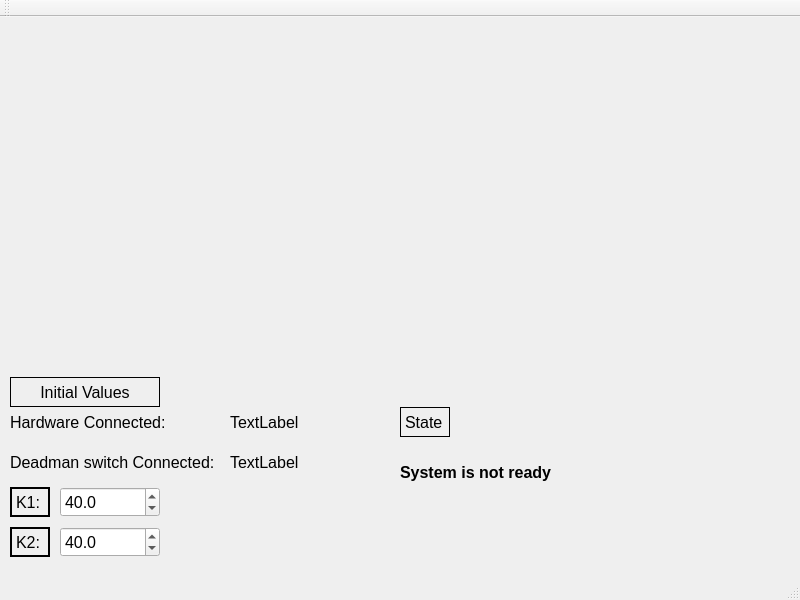
<?xml version="1.0" encoding="UTF-8"?>
<ui version="4.0">
 <class>CSE396_Group1_Interface</class>
 <widget class="QMainWindow" name="CSE396_Group1_Interface">
  <property name="geometry">
   <rect>
    <x>0</x>
    <y>0</y>
    <width>800</width>
    <height>600</height>
   </rect>
  </property>
  <property name="windowTitle">
   <string>CSE396_Group1_Interface</string>
  </property>
  <widget class="QWidget" name="centralWidget">
   <widget class="QCustomPlot" name="myPlot" native="true">
    <property name="geometry">
     <rect>
      <x>500</x>
      <y>0</y>
      <width>300</width>
      <height>350</height>
     </rect>
    </property>
   </widget>
   <widget class="QLabel" name="deadmanLabel">
    <property name="geometry">
     <rect>
      <x>10</x>
      <y>430</y>
      <width>210</width>
      <height>30</height>
     </rect>
    </property>
    <property name="font">
     <font>
      <pointsize>12</pointsize>
     </font>
    </property>
    <property name="text">
     <string>Deadman switch Connected:</string>
    </property>
   </widget>
   <widget class="QLabel" name="hardwareEdit">
    <property name="geometry">
     <rect>
      <x>230</x>
      <y>390</y>
      <width>70</width>
      <height>30</height>
     </rect>
    </property>
    <property name="font">
     <font>
      <pointsize>12</pointsize>
     </font>
    </property>
    <property name="text">
     <string>TextLabel</string>
    </property>
   </widget>
   <widget class="QLabel" name="k1Label">
    <property name="geometry">
     <rect>
      <x>10</x>
      <y>470</y>
      <width>40</width>
      <height>30</height>
     </rect>
    </property>
    <property name="font">
     <font>
      <pointsize>12</pointsize>
     </font>
    </property>
    <property name="frameShape">
     <enum>QFrame::WinPanel</enum>
    </property>
    <property name="text">
     <string>K1:</string>
    </property>
   </widget>
   <widget class="QLabel" name="hardwareLabel">
    <property name="geometry">
     <rect>
      <x>10</x>
      <y>390</y>
      <width>160</width>
      <height>30</height>
     </rect>
    </property>
    <property name="font">
     <font>
      <pointsize>12</pointsize>
      <kerning>false</kerning>
     </font>
    </property>
    <property name="text">
     <string>Hardware Connected:</string>
    </property>
   </widget>
   <widget class="QLabel" name="deadmanEdit">
    <property name="geometry">
     <rect>
      <x>230</x>
      <y>430</y>
      <width>70</width>
      <height>30</height>
     </rect>
    </property>
    <property name="font">
     <font>
      <pointsize>12</pointsize>
      <kerning>true</kerning>
     </font>
    </property>
    <property name="text">
     <string>TextLabel</string>
    </property>
   </widget>
   <widget class="QLabel" name="k2Label">
    <property name="geometry">
     <rect>
      <x>10</x>
      <y>510</y>
      <width>40</width>
      <height>30</height>
     </rect>
    </property>
    <property name="font">
     <font>
      <pointsize>12</pointsize>
     </font>
    </property>
    <property name="frameShape">
     <enum>QFrame::WinPanel</enum>
    </property>
    <property name="text">
     <string>K2:</string>
    </property>
   </widget>
   <widget class="QDoubleSpinBox" name="k1Spin">
    <property name="geometry">
     <rect>
      <x>60</x>
      <y>470</y>
      <width>100</width>
      <height>30</height>
     </rect>
    </property>
    <property name="font">
     <font>
      <pointsize>12</pointsize>
     </font>
    </property>
    <property name="decimals">
     <number>1</number>
    </property>
    <property name="singleStep">
     <double>0.100000000000000</double>
    </property>
    <property name="value">
     <double>40.000000000000000</double>
    </property>
   </widget>
   <widget class="QDoubleSpinBox" name="k2Spin">
    <property name="geometry">
     <rect>
      <x>60</x>
      <y>510</y>
      <width>100</width>
      <height>30</height>
     </rect>
    </property>
    <property name="font">
     <font>
      <pointsize>12</pointsize>
     </font>
    </property>
    <property name="decimals">
     <number>1</number>
    </property>
    <property name="singleStep">
     <double>0.100000000000000</double>
    </property>
    <property name="value">
     <double>40.000000000000000</double>
    </property>
   </widget>
   <widget class="QLabel" name="initialLabel">
    <property name="geometry">
     <rect>
      <x>10</x>
      <y>360</y>
      <width>150</width>
      <height>30</height>
     </rect>
    </property>
    <property name="font">
     <font>
      <pointsize>12</pointsize>
     </font>
    </property>
    <property name="frameShape">
     <enum>QFrame::Box</enum>
    </property>
    <property name="text">
     <string>Initial Values</string>
    </property>
    <property name="alignment">
     <set>Qt::AlignCenter</set>
    </property>
   </widget>
   <widget class="QLabel" name="stateLabel">
    <property name="geometry">
     <rect>
      <x>400</x>
      <y>390</y>
      <width>50</width>
      <height>30</height>
     </rect>
    </property>
    <property name="font">
     <font>
      <pointsize>12</pointsize>
     </font>
    </property>
    <property name="frameShape">
     <enum>QFrame::Box</enum>
    </property>
    <property name="text">
     <string>State</string>
    </property>
   </widget>
   <widget class="QLabel" name="stateEdit">
    <property name="geometry">
     <rect>
      <x>400</x>
      <y>440</y>
      <width>400</width>
      <height>30</height>
     </rect>
    </property>
    <property name="font">
     <font>
      <pointsize>12</pointsize>
      <weight>75</weight>
      <bold>true</bold>
     </font>
    </property>
    <property name="text">
     <string>System is not ready</string>
    </property>
   </widget>
   <widget class="QWidget" name="myWidget" native="true">
    <property name="geometry">
     <rect>
      <x>0</x>
      <y>0</y>
      <width>500</width>
      <height>350</height>
     </rect>
    </property>
   </widget>
  </widget>
  <widget class="QMenuBar" name="menuBar">
   <property name="geometry">
    <rect>
     <x>0</x>
     <y>0</y>
     <width>800</width>
     <height>21</height>
    </rect>
   </property>
  </widget>
  <widget class="QToolBar" name="mainToolBar">
   <attribute name="toolBarArea">
    <enum>TopToolBarArea</enum>
   </attribute>
   <attribute name="toolBarBreak">
    <bool>false</bool>
   </attribute>
  </widget>
  <widget class="QStatusBar" name="statusBar"/>
 </widget>
 <layoutdefault spacing="6" margin="11"/>
 <customwidgets>
  <customwidget>
   <class>QCustomPlot</class>
   <extends>QWidget</extends>
   <header>qcustomplot.h</header>
   <container>1</container>
  </customwidget>
 </customwidgets>
 <resources/>
 <connections/>
</ui>
